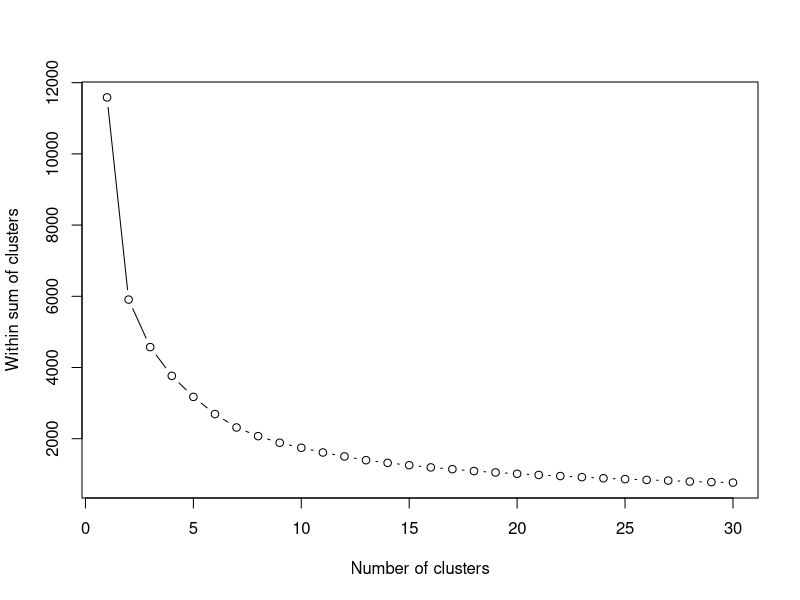

Write R code to recreate this figure.
library(plyr)
library(ggplot2)
library(cluster)
library(lattice)
library(graphics)
library(grid)
library(gridExtra)

# import the data set
customers <- read.csv("./data/customers.csv")

# keep only z-scores
customers2 <- customers[, 9:11]
View(customers2)

# run many kmeans to see how many clusters we create
# we get the choose the cluster that works best
wss <- numeric(30)
for (k in 1:30) {
  wss[k] <- sum(kmeans(customers2, centers = k, nstart=25, iter.max=50)$withinss)
}

# visualise the no of clusters
plot(1:30, 
     wss, 
     type="b",
     xlab="Number of clusters",
     ylab="Within sum of clusters"
     )
